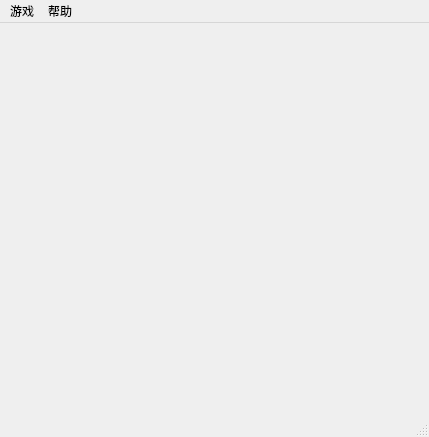
<?xml version="1.0" encoding="UTF-8"?>
<ui version="4.0">
 <class>MainWindow</class>
 <widget class="QMainWindow" name="MainWindow">
  <property name="geometry">
   <rect>
    <x>0</x>
    <y>0</y>
    <width>429</width>
    <height>437</height>
   </rect>
  </property>
  <property name="windowTitle">
   <string>国际跳棋</string>
  </property>
  <property name="windowIcon">
   <iconset resource="icons.qrc">
    <normaloff>:/icons/icon.png</normaloff>:/icons/icon.png</iconset>
  </property>
  <property name="autoFillBackground">
   <bool>false</bool>
  </property>
  <widget class="CheckersPicture" name="picture">
   <property name="autoFillBackground">
    <bool>true</bool>
   </property>
  </widget>
  <widget class="QMenuBar" name="menubar">
   <property name="geometry">
    <rect>
     <x>0</x>
     <y>0</y>
     <width>429</width>
     <height>26</height>
    </rect>
   </property>
   <widget class="QMenu" name="menuGame">
    <property name="title">
     <string>游戏</string>
    </property>
    <addaction name="actionNewGame"/>
    <addaction name="actionOption"/>
    <addaction name="separator"/>
    <addaction name="actionExit"/>
   </widget>
   <widget class="QMenu" name="menuHelp">
    <property name="title">
     <string>帮助</string>
    </property>
    <addaction name="actionHelp"/>
    <addaction name="actionAbout"/>
   </widget>
   <addaction name="menuGame"/>
   <addaction name="menuHelp"/>
  </widget>
  <widget class="QStatusBar" name="statusbar"/>
  <action name="actionNewGame">
   <property name="text">
    <string>新游戏(&amp;N)</string>
   </property>
   <property name="toolTip">
    <string>开始新的游戏(N)</string>
   </property>
   <property name="shortcut">
    <string>Ctrl+N</string>
   </property>
  </action>
  <action name="actionOption">
   <property name="text">
    <string>选项(&amp;O)</string>
   </property>
   <property name="toolTip">
    <string>打开选项(O)</string>
   </property>
   <property name="shortcut">
    <string>Ctrl+O</string>
   </property>
  </action>
  <action name="actionExit">
   <property name="text">
    <string>退出(&amp;E)</string>
   </property>
   <property name="toolTip">
    <string>退出游戏(E)</string>
   </property>
   <property name="shortcut">
    <string>Ctrl+E</string>
   </property>
  </action>
  <action name="actionHelp">
   <property name="text">
    <string>游戏规则(&amp;H)</string>
   </property>
   <property name="toolTip">
    <string>查看游戏规则(H)</string>
   </property>
   <property name="shortcut">
    <string>Ctrl+H</string>
   </property>
  </action>
  <action name="actionAbout">
   <property name="text">
    <string>关于(&amp;B)</string>
   </property>
   <property name="toolTip">
    <string>关于(B)</string>
   </property>
   <property name="shortcut">
    <string>Ctrl+B</string>
   </property>
  </action>
 </widget>
 <customwidgets>
  <customwidget>
   <class>CheckersPicture</class>
   <extends>QWidget</extends>
   <header>checkerpicture.h</header>
   <container>1</container>
  </customwidget>
 </customwidgets>
 <resources>
  <include location="icons.qrc"/>
 </resources>
 <connections/>
</ui>
